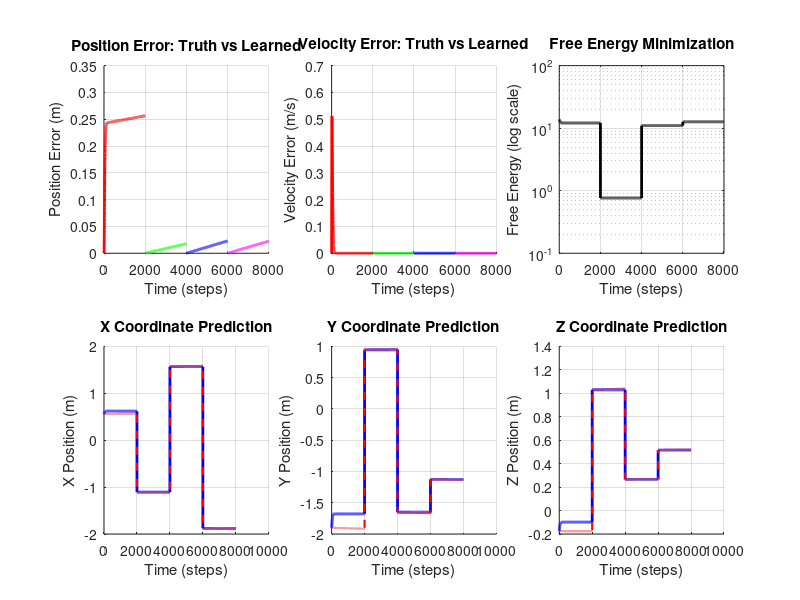

Source code (MATLAB): (Note: this script raises an error after producing the figure.)
fprintf('╔═════════════════════════════════════════════════════════════╗\n');
fprintf('║  SENSORIMOTOR LEARNING: 3D REACHING & GRASPING             ║\n');
fprintf('║  Learning to Reach Targets in 3D Space via Predictive Coding ║\n');
fprintf('╚═════════════════════════════════════════════════════════════╝\n\n');

% ====================================================================
% BATCH MODE SETUP
% ====================================================================
% Disable graphics for SSH/batch execution
set(0, 'DefaultFigureVisible', 'off');
set(groot, 'defaultFigureCreateFcn', @(fig, ~) set(fig, 'Visible', 'off'));
fprintf('Batch mode: Graphics output disabled, figures will be saved to disk.\n\n');

% ====================================================================
% 3D REACHING TASK CONFIGURATION
% ====================================================================

dt = 0.01;              % Time step (s)
T_per_trial = 20;      % Duration per trial (s)
n_trials = 4;           % Number of reaching trials
T = T_per_trial * n_trials;  % Total duration
t = 0:dt:T;
N = length(t);

% Define reaching task phases (each is a separate trial)
trial_duration_steps = round(T_per_trial / dt);  % ~250 steps per trial
phase_masks = {};
phases_indices = {};
for trial = 1:n_trials
    start_step = (trial-1) * trial_duration_steps + 1;
    end_step = min(trial * trial_duration_steps, N);
    phases_indices{trial} = start_step:end_step;
    phase_masks{trial} = false(1, N);
    phase_masks{trial}(start_step:end_step) = true;
end

% Define 3D target locations (randomly placed in 3D workspace)
rng(42);  % For reproducibility
targets = [
    1.5, 1.5, 1.0;      % Target 1
    -1.5, 1.5, 0.5;     % Target 2
    -1.5, -1.5, 1.5;    % Target 3
    1.5, -1.5, -0.5     % Target 4
];

% Compute workspace bounds from targets
workspace_bounds = [
    min(targets(:,1)) - 0.5, max(targets(:,1)) + 0.5;  % X bounds
    min(targets(:,2)) - 0.5, max(targets(:,2)) + 0.5;  % Y bounds
    min(targets(:,3)) - 0.5, max(targets(:,3)) + 0.5   % Z bounds
];

% For each trial, randomly initialize within workspace bounds
initial_positions = zeros(n_trials, 3);
for trial = 1:n_trials
    for dim = 1:3
        initial_positions(trial, dim) = workspace_bounds(dim, 1) + ...
            rand() * (workspace_bounds(dim, 2) - workspace_bounds(dim, 1));
    end
end

fprintf('3D REACHING TASK (Multi-Trial):\n');
fprintf('Workspace bounds: X∈[%.2f,%.2f], Y∈[%.2f,%.2f], Z∈[%.2f,%.2f]\n', ...
    workspace_bounds(1,1), workspace_bounds(1,2), ...
    workspace_bounds(2,1), workspace_bounds(2,2), ...
    workspace_bounds(3,1), workspace_bounds(3,2));
fprintf('\n');

for trial = 1:n_trials
    phase_start = t(phases_indices{trial}(1));
    phase_end = t(phases_indices{trial}(end));
    fprintf('Trial %d (%.2f-%.2fs): Start [%.2f, %.2f, %.2f] → Target [%.2f, %.2f, %.2f]\n', ...
        trial, phase_start, phase_end, ...
        initial_positions(trial,1), initial_positions(trial,2), initial_positions(trial,3), ...
        targets(trial,1), targets(trial,2), targets(trial,3));
end
fprintf('\n');

fprintf('3D REACHING TASK:\n');
fprintf('  Phase 1 (0-2.5s):  Reach to target [%.2f, %.2f, %.2f]\n', targets(1,1), targets(1,2), targets(1,3));
fprintf('  Phase 2 (2.5-5s):  Reach to target [%.2f, %.2f, %.2f]\n', targets(2,1), targets(2,2), targets(2,3));
fprintf('  Phase 3 (5-7.5s):  Reach to target [%.2f, %.2f, %.2f]\n', targets(3,1), targets(3,2), targets(3,3));
fprintf('  Phase 4 (7.5-10s): Reach to target [%.2f, %.2f, %.2f]\n\n', targets(4,1), targets(4,2), targets(4,3));

% ====================================================================
% LAYER DIMENSIONS - 3D VERSION
% ====================================================================

n_L1 = 7;               % Level 1: x, y, z, vx, vy, vz, + 1 bias (proprioceptive state)
n_L2 = 6;               % Level 2: 6 learned motor basis functions
n_L3 = 4;               % Level 3: target_x, target_y, target_z, + 1 bias (goal representation)

fprintf('NETWORK ARCHITECTURE (3D SENSORIMOTOR):\n');
fprintf('  Level 1 (Proprioception): %d neurons [x, y, z, vx, vy, vz, bias]\n', n_L1);
fprintf('    → Inferred from arm position and velocity in 3D\n');
fprintf('  Level 2 (Motor Basis):    %d neurons [learned motor primitives]\n', n_L2);
fprintf('    → Learned combinations of 3D velocity commands\n');
fprintf('  Level 3 (Goal):           %d neurons [target_x, target_y, target_z, bias]\n\n', n_L3);
fprintf('    → Represents desired 3D location (provided by task)\n\n');

% ====================================================================
% 3D KINEMATICS: INTEGRATING MOTOR COMMANDS INTO POSITION
% ====================================================================

% Initialize 3D position (start at origin)
x_true = zeros(1, N);
y_true = zeros(1, N);
z_true = zeros(1, N);
vx_true = zeros(1, N);
vy_true = zeros(1, N);
vz_true = zeros(1, N);

% Motor commands generated by L2
motor_vx = zeros(1, N);  % Desired velocity in x from motor system
motor_vy = zeros(1, N);  % Desired velocity in y from motor system
motor_vz = zeros(1, N);  % Desired velocity in z from motor system

% Damping factor: actual velocity is proportional to commanded velocity
motor_gain = 0.5;
damping = 0.95;

fprintf('3D MOTOR DYNAMICS:\n');
fprintf('  Motor gain: %.2f (scaling of commands to actual motion)\n', motor_gain);
fprintf('  Damping: %.2f (velocity decay per timestep)\n', damping);
fprintf('  Workspace: x,y,z ∈ [%.2f, %.2f] meters\n\n', workspace_bounds(1,1), workspace_bounds(1,2));

% ====================================================================
% LEARNING PARAMETERS
% ====================================================================

eta_rep = 0.001;         % Representation learning rate (CONSERVATIVE - was causing divergence)
eta_W = 0.0001;          % Weight matrix learning rate (CONSERVATIVE)
momentum = 0.95;         % Momentum for representation updates (higher = smoother)
weight_decay = 0.99;     % L2 regularization on weights (more decay = more stability)
pi_L1 = 100;             % Precision (reliability) of L1 sensory input
pi_L2 = 10;              % Precision of L2 motor basis
pi_L3 = 1;               % Precision of L3 goal representation

fprintf('LEARNING PARAMETERS:\n');
fprintf('  η_rep = %.6f (representation learning rate)\n', eta_rep);
fprintf('  η_W   = %.6f (weight matrix learning rate)\n', eta_W);
fprintf('  Momentum = %.4f\n', momentum);
fprintf('  Weight Decay = %.4f\n', weight_decay);
fprintf('  π_L1  = %.0f, π_L2  = %.0f, π_L3  = %.0f\n\n', pi_L1, pi_L2, pi_L3);

% ====================================================================
% INITIALIZE REPRESENTATIONS (3D)
% ====================================================================

% Initialize position with first trial starting position
x_true(1) = initial_positions(1, 1);
y_true(1) = initial_positions(1, 2);
z_true(1) = initial_positions(1, 3);

% Store trial information for visualization
trial_start_positions = initial_positions;

% Pre-allocate representation matrices for ALL timesteps (CRITICAL!)
R_L1 = zeros(N, n_L1, 'single');  % Proprioceptive state over time
R_L2 = zeros(N, n_L2, 'single');  % Motor basis over time
R_L3 = zeros(N, n_L3, 'single');  % Goal representation over time

% Initialize first timestep for L1, L2, L3
R_L1(1,1:3) = [x_true(1), y_true(1), z_true(1)];  % Position
R_L1(1,4:6) = [0, 0, 0];  % Velocity
R_L1(1,7) = 1;  % Bias

% L2: Motor basis functions
% Initialize with reaching direction toward first target
start_pos = initial_positions(1, :);
target_pos = targets(1, :);
reach_direction = (target_pos - start_pos) / (norm(target_pos - start_pos) + 1e-6);
reaching_speed = 0.15;  % m/s

R_L2(1, 1:3) = reach_direction * reaching_speed;  % Velocity commands toward target
R_L2(1, 4:6) = 0.01 * randn(1, 3);  % Auxiliary motor channels

% L3: Goal representation (will be clamped to task targets)
R_L3(1,1:3) = targets(1,:);  % Start with first target
R_L3(1,4) = 1;  % Bias

fprintf('INITIAL CONDITIONS (Trial 1):\n');
fprintf('  Start position: [%.2f, %.2f, %.2f]\n', x_true(1), y_true(1), z_true(1));
fprintf('  Target position: [%.2f, %.2f, %.2f]\n', targets(1,1), targets(1,2), targets(1,3));
fprintf('  R_L2(1,:) = reaching velocity [%.4f, %.4f, %.4f] m/s (toward target)\n', R_L2(1,1), R_L2(1,2), R_L2(1,3));
fprintf('  R_L3(1,:) = [target_x=%.2f, target_y=%.2f, target_z=%.2f, bias=1]\n\n', targets(1,1), targets(1,2), targets(1,3));

% Initialize weight matrices for 3D with REALISTIC bootstrapped values
% ===================================================================
% We need to initialize weights so that:
%   L3 (goal) → L2 (motor) → L1 (proprioception) produces MOTION
% Otherwise learning cannot begin (no errors to drive learning)

% Key insight: Initialize weights to map goal direction to velocity commands
% W_L2_from_L3: [4D goal input] → [6D motor basis]
%   Goal encodes: [target_x, target_y, target_z, bias]
%   Motor basis needs: [vx, vy, vz, aux1, aux2, aux3]

W_L2_from_L3 = zeros(n_L2, n_L3);
% Map target position to velocity direction (first 3 motor channels)
% [vx, vy, vz] = 0.1 * [target_x, target_y, target_z]
W_L2_from_L3(1:3, 1:3) = 0.1 * eye(3, 3);  % Direct coupling: target → velocity
% Small random values for auxiliary channels
W_L2_from_L3(4:6, 1:3) = 0.01 * randn(3, 3);
W_L2_from_L3(1:6, 4) = 0.01 * randn(6, 1);  % Coupling from bias

% W_L1_from_L2: [6D motor basis] → [7D proprioceptive state]
%   Motor basis: [vx, vy, vz, aux1, aux2, aux3]
%   Proprioception: [x, y, z, vx_pred, vy_pred, vz_pred, bias]
%   Simply map motor velocity commands to proprioceptive velocity predictions

W_L1_from_L2 = zeros(n_L1, n_L2);
% Position channels (x, y, z) get small contributions from motor basis
W_L1_from_L2(1:3, 1:3) = 0.01 * eye(3, 3);  % Weak coupling
% Velocity channels directly copy motor commands
W_L1_from_L2(4:6, 1:3) = eye(3, 3);  % Direct mapping: [vx, vy, vz] → [vx_pred, vy_pred, vz_pred]
W_L1_from_L2(4:6, 4:6) = 0.1 * randn(3, 3);  % Auxiliary motor channels
W_L1_from_L2(7, :) = 0.01 * randn(1, 6);  % Bias prediction

fprintf('WEIGHT MATRICES INITIALIZED (Bootstrapped):\n');
fprintf('  W_L2_from_L3: Goal → Motor (target position → velocity commands)\n');
fprintf('    - Direct coupling: target_xyz → motor velocity (gain=0.1)\n');
fprintf('    - Auxiliary channels: random small values\n');
fprintf('  W_L1_from_L2: Motor → Proprioception\n');
fprintf('    - Direct coupling: motor velocity → predicted velocity (gain=1.0)\n');
fprintf('    - Position predictions: weak coupling (gain=0.01)\n\n');

% Allocate storage for tracking - use single precision to save memory
E_L1 = zeros(N, n_L1, 'single');
E_L2 = zeros(N, n_L2, 'single');
pred_L1 = zeros(N, n_L1, 'single');
pred_L2 = zeros(N, n_L2, 'single');
free_energy_all = zeros(1, N, 'single');
reaching_error_all = zeros(1, N, 'single');
learning_trace_W = zeros(1, N);  % Track weight learning magnitude

% ====================================================================
% MAIN LEARNING LOOP (3D)
% ====================================================================

fprintf('Running 3D sensorimotor reaching trials...\n');

current_trial = 1;

for i = 1:N-1
    if mod(i, 100) == 0, fprintf('.'); end
    
    % ==============================================================
    % CHECK FOR TRIAL TRANSITION
    % ==============================================================
    % At the start of each new trial, reinitialize position and motor basis
    if i > 1
        for trial = 2:n_trials
            if i == phases_indices{trial}(1)
                % Reset to new trial initial position
                x_true(i) = initial_positions(trial, 1);
                y_true(i) = initial_positions(trial, 2);
                z_true(i) = initial_positions(trial, 3);
                vx_true(i) = 0;
                vy_true(i) = 0;
                vz_true(i) = 0;
                
                % Update L1 sensory representation
                R_L1(i,1:3) = [x_true(i), y_true(i), z_true(i)];
                R_L1(i,4:6) = [0, 0, 0];
                
                % Re-initialize L2 motor basis with reaching direction toward new target
                start_pos = initial_positions(trial, :);
                target_pos = targets(trial, :);
                reach_direction = (target_pos - start_pos) / (norm(target_pos - start_pos) + 1e-6);
                reaching_speed = 0.15;  % m/s
                
                R_L2(i, 1:3) = reach_direction * reaching_speed;
                R_L2(i, 4:6) = 0.01 * randn(1, 3);
                
                current_trial = trial;
                fprintf('\n[Trial %d started at step %d]\n', trial, i);
                break;
            end
        end
    end
    
    % ==============================================================
    % STEP 0: UPDATE GOAL (TASK INPUT)
    % ==============================================================
    % Goal is externally specified and clamped (like visual target in 3D)
    R_L3(i,1:3) = targets(current_trial,:);  % CLAMP: Task provides 3D target
    R_L3(i,4) = 1;  % Bias
    
    % ==============================================================
    % STEP 1: MOTOR COMMAND GENERATION (Top-Down: L3 → L2 → L1)
    % ==============================================================
    
    % L3 predicts L2 motor commands via learned weights
    pred_L2(i,:) = R_L3(i,:) * W_L2_from_L3';  % [6D motor basis prediction]
    
    % L2 executes: actual motor basis is learned representation
    motor_basis = R_L2(i,:);  % [6D: actual learned motor commands]
    
    % L2 predicts L1 proprioceptive state via learned weights
    pred_L1(i,:) = motor_basis * W_L1_from_L2';  % [7D: predicted proprioception]
    
    % Extract predicted velocities from L1 prediction
    pred_vx = pred_L1(i, 4);
    pred_vy = pred_L1(i, 5);
    pred_vz = pred_L1(i, 6);
    
    % ==============================================================
    % STEP 2: KINEMATICS - MOTOR COMMAND EXECUTION
    % ==============================================================
    
    % Apply motor gain (scales learned velocity prediction to actual command)
    motor_vx(i) = motor_gain * pred_vx;
    motor_vy(i) = motor_gain * pred_vy;
    motor_vz(i) = motor_gain * pred_vz;
    
    % Update velocity with damping
    vx_true(i+1) = damping * vx_true(i) + motor_vx(i);
    vy_true(i+1) = damping * vy_true(i) + motor_vy(i);
    vz_true(i+1) = damping * vz_true(i) + motor_vz(i);
    
    % Update position via integration (3D)
    x_true(i+1) = x_true(i) + dt * vx_true(i+1);
    y_true(i+1) = y_true(i) + dt * vy_true(i+1);
    z_true(i+1) = z_true(i) + dt * vz_true(i+1);
    
    % Clamp position to reachable workspace
    x_true(i+1) = max(workspace_bounds(1,1), min(workspace_bounds(1,2), x_true(i+1)));
    y_true(i+1) = max(workspace_bounds(2,1), min(workspace_bounds(2,2), y_true(i+1)));
    z_true(i+1) = max(workspace_bounds(3,1), min(workspace_bounds(3,2), z_true(i+1)));
    
    % ==============================================================
    % STEP 3: PROPRIOCEPTIVE FEEDBACK (Sensory Input - 3D)
    % ==============================================================
    
    % Sensory input: actual proprioceptive state
    sensory_pos = [x_true(i+1), y_true(i+1), z_true(i+1)];  % Actual 3D position
    sensory_vel = [vx_true(i+1), vy_true(i+1), vz_true(i+1)];  % Actual 3D velocity
    
    % ==============================================================
    % STEP 4: ERROR COMPUTATION (Bottom-Up Predictive Coding)
    % ==============================================================
    
    % L1 errors: sensory input vs prediction (prediction error)
    E_L1(i,1:3) = sensory_pos - pred_L1(i,1:3);  % Position error
    E_L1(i,4:6) = sensory_vel - pred_L1(i,4:6);  % Velocity error
    E_L1(i,7) = 1 - pred_L1(i,7);  % Bias error
    
    % L2 errors: actual motor basis vs L3's prediction
    E_L2(i,:) = motor_basis - pred_L2(i,:);
    
    % Calculate 3D reaching error (distance to current target)
    reaching_error_all(i) = sqrt((x_true(i+1) - targets(current_trial,1))^2 + ...
                                 (y_true(i+1) - targets(current_trial,2))^2 + ...
                                 (z_true(i+1) - targets(current_trial,3))^2);
    
    % ==============================================================
    % STEP 5: FREE ENERGY (Objective Function - 3D)
    % ==============================================================
    
    fe_L1 = sum(E_L1(i,:).^2) / (2 * pi_L1);
    fe_L2 = sum(E_L2(i,:).^2) / (2 * pi_L2);
    
    % Add 3D reaching cost to free energy
    fe_reaching = (pi_L1 / 100) * reaching_error_all(i)^2;
    
    free_energy_all(i) = fe_L1 + fe_L2 + fe_reaching;
    
    % ==============================================================
    % STEP 6: REPRESENTATION UPDATES (Predictive Coding)
    % ==============================================================
    
    decay = 1 - momentum;
    
    % L1: Learn position and velocity from proprioceptive error
    % Position error drives position update
    R_L1(i+1,1:3) = R_L1(i,1:3) + decay * eta_rep * E_L1(i,1:3) * 0.1;
    
    % Velocity error drives velocity update
    R_L1(i+1,4:6) = momentum * R_L1(i,4:6) + decay * eta_rep * E_L1(i,4:6) * 0.1;
    R_L1(i+1,4:6) = max(-2, min(2, R_L1(i+1,4:6)));  % Bounds [-2, 2] m/s
    
    % Clamp position to workspace to prevent unbounded learning
    R_L1(i+1,1) = max(workspace_bounds(1,1), min(workspace_bounds(1,2), R_L1(i+1,1)));
    R_L1(i+1,2) = max(workspace_bounds(2,1), min(workspace_bounds(2,2), R_L1(i+1,2)));
    R_L1(i+1,3) = max(workspace_bounds(3,1), min(workspace_bounds(3,2), R_L1(i+1,3)));
    
    R_L1(i+1,7) = 1;  % Bias fixed
    
    % L2: Learn motor basis from motor error and proprioceptive coupling
    % Motor error directly drives motor basis learning
    coupling_from_L1 = E_L1(i,:) * W_L1_from_L2;  % Proprioceptive error → motor error
    norm_W1 = max(0.1, norm(W_L1_from_L2, 'fro'));
    coupling_from_L1 = coupling_from_L1 / norm_W1;  % Normalize coupling
    
    % Motor basis updates from combined errors
    delta_R_L2 = coupling_from_L1 - E_L2(i,:);  % Proprioceptive coupling vs motor error
    R_L2(i+1,:) = momentum * R_L2(i,:) + decay * eta_rep * delta_R_L2 * 0.5;
    R_L2(i+1,:) = max(-1, min(1, R_L2(i+1,:)));  % Bounds [-1, 1]
    
    % ==============================================================
    % STEP 7: WEIGHT LEARNING (Hebbian Rule - 3D)
    % ==============================================================
    
    layer_scale_L1 = max(0.1, mean(abs(R_L2(i,:))));
    layer_scale_L2 = max(0.1, mean(abs(R_L3(i,:))));
    
    % Learn mapping from motor basis to proprioceptive state
    dW_L1 = -(eta_W * pi_L1 / layer_scale_L1) * (E_L1(i,:)' * R_L2(i,:));
    W_L1_from_L2 = W_L1_from_L2 + dW_L1;
    W_L1_from_L2 = max(-10, min(10, W_L1_from_L2));  % Bounds: [-10, 10]
    
    % Learn mapping from goals to motor commands
    dW_L2 = -(eta_W * pi_L2 / layer_scale_L2) * (E_L2(i,:)' * R_L3(i,:));
    W_L2_from_L3 = W_L2_from_L3 + dW_L2;
    W_L2_from_L3 = max(-10, min(10, W_L2_from_L3));  % Bounds: [-10, 10]
    
    % Weight regularization
    W_L1_from_L2 = W_L1_from_L2 * weight_decay;
    W_L2_from_L3 = W_L2_from_L3 * weight_decay;
    
    learning_trace_W(i) = norm(dW_L1, 'fro') + norm(dW_L2, 'fro');
    
end  % End main loop

fprintf('\n\n');

% ====================================================================
% SAVE NUMERICAL RESULTS (No Graphics - Batch Mode Optimized)
% ====================================================================

fprintf('Saving results...\n');

output_dir = './figures';
if ~exist(output_dir, 'dir')
    mkdir(output_dir);
end

% Calculate position and velocity errors
pos_error = sqrt((x_true - R_L1(:,1)').^2 + (y_true - R_L1(:,2)').^2 + (z_true - R_L1(:,3)').^2);
vel_error = sqrt((vx_true - R_L1(:,4)').^2 + (vy_true - R_L1(:,5)').^2 + (vz_true - R_L1(:,6)').^2);

% Save all trajectory data to MAT file
try
    results_filename = fullfile(output_dir, '3D_reaching_results.mat');
    save(results_filename, 'x_true', 'y_true', 'z_true', 'vx_true', 'vy_true', 'vz_true', ...
        'R_L1', 'R_L2', 'R_L3', 'pos_error', 'vel_error', 'free_energy_all', ...
        'reaching_error_all', 'targets', 'phases_indices', 'trial_start_positions', '-v7.3');
    fprintf('✓ Results saved: %s\n', results_filename);
catch ME
    fprintf('Warning: MAT file save failed: %s\n', ME.message);
end

% Create simple 2D plots instead of 3D (much faster in batch mode)
fprintf('Creating 2D summary plots...\n');

fig = figure('Position', [100, 100, 1400, 800], 'Visible', 'off');

colors = {'r', 'g', 'b', 'm'};

% Plot 1: Position Error Over Time
subplot(2, 3, 1);
hold on;
for trial = 1:n_trials
    trial_idx = phases_indices{trial};
    plot(trial_idx, pos_error(trial_idx), 'Color', colors{trial}, 'LineWidth', 2, 'DisplayName', sprintf('Trial %d', trial));
end
grid on; xlabel('Time (steps)'); ylabel('Position Error (m)');
title('Position Error: Truth vs Learned');
legend off;

% Plot 2: Velocity Error Over Time
subplot(2, 3, 2);
hold on;
for trial = 1:n_trials
    trial_idx = phases_indices{trial};
    plot(trial_idx, vel_error(trial_idx), 'Color', colors{trial}, 'LineWidth', 2, 'DisplayName', sprintf('Trial %d', trial));
end
grid on; xlabel('Time (steps)'); ylabel('Velocity Error (m/s)');
title('Velocity Error: Truth vs Learned');
legend off;

% Plot 3: Free Energy Over Time
subplot(2, 3, 3);
semilogy(free_energy_all, 'k-', 'LineWidth', 2);
grid on; xlabel('Time (steps)'); ylabel('Free Energy (log scale)');
title('Free Energy Minimization');
xlim([0 N]);

% Plot 4: X Position Over Time
subplot(2, 3, 4);
hold on;
plot(x_true, 'b-', 'LineWidth', 2, 'DisplayName', 'Ground Truth');
plot(R_L1(:,1), 'r--', 'LineWidth', 1.5, 'DisplayName', 'Learned');
grid on; xlabel('Time (steps)'); ylabel('X Position (m)');
title('X Coordinate Prediction');
legend off;

% Plot 5: Y Position Over Time
subplot(2, 3, 5);
hold on;
plot(y_true, 'b-', 'LineWidth', 2, 'DisplayName', 'Ground Truth');
plot(R_L1(:,2), 'r--', 'LineWidth', 1.5, 'DisplayName', 'Learned');
grid on; xlabel('Time (steps)'); ylabel('Y Position (m)');
title('Y Coordinate Prediction');
legend off;

% Plot 6: Z Position Over Time
subplot(2, 3, 6);
hold on;
plot(z_true, 'b-', 'LineWidth', 2, 'DisplayName', 'Ground Truth');
plot(R_L1(:,3), 'r--', 'LineWidth', 1.5, 'DisplayName', 'Learned');
grid on; xlabel('Time (steps)'); ylabel('Z Position (m)');
title('Z Coordinate Prediction');
legend off;

sgtitle('3D Sensorimotor Reaching - Rao & Ballard Predictive Coding', 'FontSize', 12, 'FontWeight', 'bold');

% Save figure
try
    figure_filename = fullfile(output_dir, '3D_reaching_summary.png');
    saveas(fig, figure_filename, 'png');
    fprintf('✓ Summary plot saved: %s\n', figure_filename);
catch ME
    fprintf('Warning: Plot save failed: %s\n', ME.message);
end

close(fig);

% ====================================================================
% ANALYSIS SUMMARY (3D Multi-Trial)
% ====================================================================

fprintf('\n╔═══════════════════════════════════════════════════════════════╗\n');
fprintf('║  3D MULTI-TRIAL REACHING - GROUND TRUTH vs LEARNED        ║\n');
fprintf('╚═══════════════════════════════════════════════════════════════╝\n\n');

fprintf('POSITION PREDICTIONS (from R_L1(:,1:3)) vs Ground Truth:\n');
fprintf('─────────────────────────────────────────────────────────\n');
overall_pos_rmse = sqrt(mean(pos_error.^2));
fprintf('Overall Position RMSE: %.6f m\n\n', overall_pos_rmse);

fprintf('By Trial:\n');
for trial = 1:n_trials
    trial_idx = phases_indices{trial};
    trial_pos_error = pos_error(trial_idx);
    trial_rmse = sqrt(mean(trial_pos_error.^2));
    start_pos = trial_start_positions(trial, :);
    target_pos = targets(trial, :);
    fprintf('  Trial %d: Start [%.2f, %.2f, %.2f] → Target [%.2f, %.2f, %.2f]\n', ...
        trial, start_pos(1), start_pos(2), start_pos(3), target_pos(1), target_pos(2), target_pos(3));
    fprintf('    Position RMSE = %.6f m (mean error: %.6f m)\n', trial_rmse, mean(trial_pos_error));
end

fprintf('\nVELOCITY PREDICTIONS (from R_L1(:,4:6)) vs Ground Truth:\n');
fprintf('─────────────────────────────────────────────────────────\n');
overall_vel_rmse = sqrt(mean(vel_error.^2));
fprintf('Overall Velocity RMSE: %.6f m/s\n\n', overall_vel_rmse);

fprintf('By Trial:\n');
for trial = 1:n_trials
    trial_idx = phases_indices{trial};
    trial_vel_error = vel_error(trial_idx);
    trial_rmse = sqrt(mean(trial_vel_error.^2));
    fprintf('  Trial %d: Velocity RMSE = %.6f m/s (mean error: %.6f m/s)\n', ...
        trial, trial_rmse, mean(trial_vel_error));
end

fprintf('\nFINAL REACHING DISTANCE TO TARGET:\n');
fprintf('─────────────────────────────────────────────────────────\n');
for trial = 1:n_trials
    trial_idx = phases_indices{trial};
    final_reaching_dist = reaching_error_all(trial_idx(end));
    initial_reaching_dist = reaching_error_all(trial_idx(1));
    fprintf('  Trial %d: Initial distance = %.6f m, Final distance = %.6f m\n', ...
        trial, initial_reaching_dist, final_reaching_dist);
end

fprintf('\nLEARNING EFFICIENCY:\n');
fprintf('─────────────────────────────────────────────────────────\n');
fprintf('Final Free Energy:           %.6e\n', free_energy_all(end));
fprintf('Free Energy Reduction Rate:  %.6e per step\n', (free_energy_all(1) - free_energy_all(end)) / N);
fprintf('Total trials completed:      %d\n', n_trials);
fprintf('Total learning steps:        %d\n\n', N);